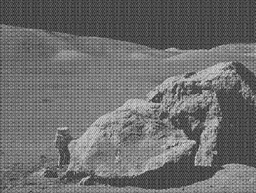
#> input picture moonlanding.png, 256 x 193 px, shrunk from 630 x 474 before the run
$ python fft.py
#> lines starting #> are read from the running program, lines starting #| are printed output that depends on the picture
import numpy as np
import math
import sys
import matplotlib.pyplot as plt
from matplotlib.colors import LogNorm
import time
import scipy.sparse


def pad_to_power_2(x_raw):
    N = x_raw.shape[0]
    N_ceil = pow(2, math.ceil(math.log(N, 2)))
    if N - N_ceil == 0:
        return x_raw, N
    else:
        x_append = np.zeros(N_ceil - N)
        return np.append(x_raw, x_append), N_ceil


def dft(x):
    x = np.asarray(x, dtype=np.complex_)
    N = x.shape[0]
    n_small = np.asarray(range(0, N), dtype=np.complex_)
    k = n_small.reshape((N, 1))
    coe = np.exp(-2j * np.pi * k * n_small / N)
    return np.dot(coe, x)


# [7 lines left out: function dft_inv, not called in this run]


def fft(x_raw):
    x_raw = np.asarray(x_raw)
    x, N = pad_to_power_2(x_raw)

    if N <= 2:
        return dft(x)
    else:
        X_even = fft(x[::2])
        X_odd = fft(x[1::2])
        coe = np.exp(-2j * np.pi * np.arange(N) / N)
        return np.concatenate((X_even + coe[:int(N / 2)] * X_odd,
                               X_even + coe[int(N / 2):] * X_odd))


# [35 lines left out: functions fft_inv_helper, fft_inv, two_d_dft, not called in this run]


def two_d_fft(signal: np.array):
    row, column = signal.shape
    columns_transformation = []
    for c in range(column):
        columns_transformation.append(fft(signal[:, c]))

    final_result = []
    columns_transformation = np.asarray(columns_transformation, dtype=np.complex_).T
    for r in range(row):
        final_result.append(fft(columns_transformation[r, :]))

    final_result = np.asarray(final_result, dtype=np.complex_)
    zero_padding = np.zeros((columns_transformation.shape[0] - row, final_result.shape[1]), dtype=np.complex_)
    return np.append(final_result, zero_padding, 0)


# [14 lines left out: function two_d_fft_inverse, not called in this run]


def mode1(img_data_raw):
    sfft = two_d_fft(img_data_raw)
    # the 2dfft generated by our function

    plt.figure(1)
    plt.subplot(121)
    plt.imshow(img_data_raw, plt.cm.gray)

    plt.subplot(122)
    plt.imshow(np.abs(sfft), norm=LogNorm(vmin=5))
    plt.show()


# [130 lines left out: functions filter_high, filter_low, compress, high_frequency_compression, smallest_coefficient_compression, run_time_evaluation, not called in this run]


if __name__ == '__main__':
    mode = 1
    img = "moonlanding.png"
    index = 1
    while index < len(sys.argv):
        if sys.argv[index] == "-m":
            index += 1
            mode = int(sys.argv[index])
        elif sys.argv[index] == "-i":
            index += 1
            img = sys.argv[index]
        else:
            print("error in argument")
            exit()

        index += 1

    img_data_raw = plt.imread(img).astype(float)
#> img_data_raw: shape (193, 256) float64; min 0.102, max 0.878, mean 0.425

    if mode == 1:
        mode1(img_data_raw)
#> the loop in two_d_fft, `for c in range(column):` made 256 passes
#> in mode1, `plt.show()`:
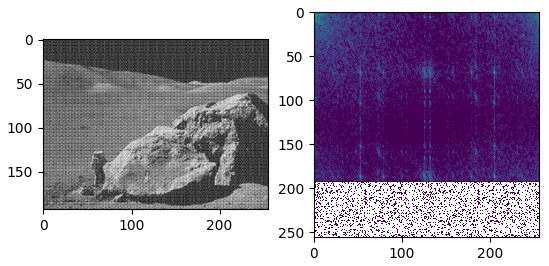
#> figure drawn by matplotlib, 2 panels
        exit()
#> (the program exits here)
